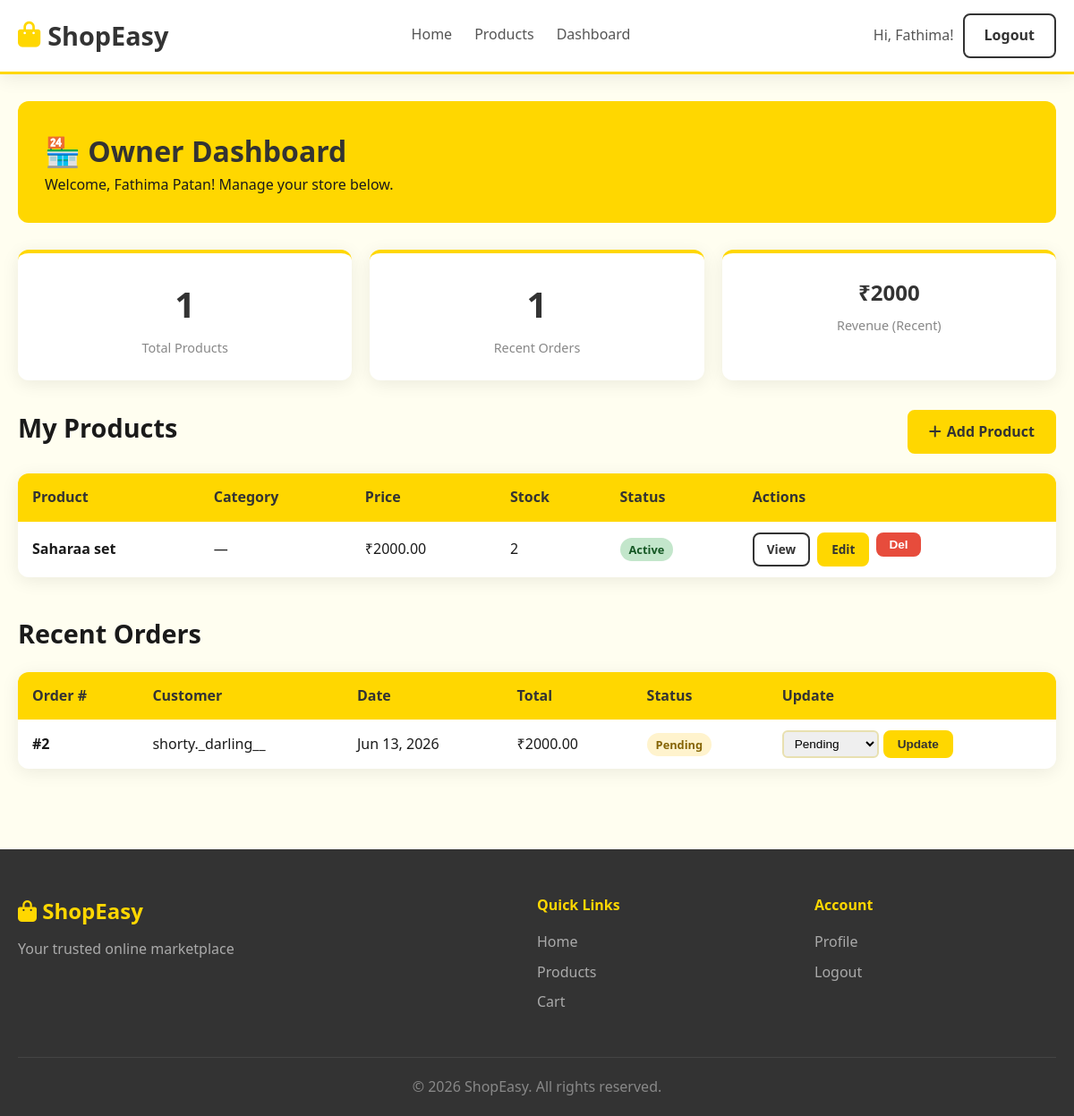
The page /owner/dashboard/ (signed in) on the database its author committed.
### accounts/models.py (models this page shows, shortened)
class CustomUser(AbstractUser):
    USER_TYPE_CHOICES = (
        ('customer', 'Customer'),
        ('owner', 'Product Owner'),
    )
    user_type = models.CharField(max_length=20, choices=USER_TYPE_CHOICES, default='customer')
    phone = models.CharField(max_length=15, blank=True)
    address = models.TextField(blank=True)
    def is_owner(self):
        return self.user_type == 'owner'

### store/models.py (models this page shows, shortened)
class Order(models.Model):
    STATUS_CHOICES = (
        ('pending', 'Pending'),
        ('confirmed', 'Confirmed'),
        ('processing', 'Processing'),
        ('shipped', 'Shipped'),
        ('delivered', 'Delivered'),
        ('cancelled', 'Cancelled'),
    )
    customer = models.ForeignKey(CustomUser, on_delete=models.CASCADE, related_name='orders')
    status = models.CharField(max_length=20, choices=STATUS_CHOICES, default='pending')
    total_price = models.DecimalField(max_digits=10, decimal_places=2, default=0)
    shipping_address = models.TextField()
    phone = models.CharField(max_length=15, blank=True)
    notes = models.TextField(blank=True)
    created_at = models.DateTimeField(auto_now_add=True)
    updated_at = models.DateTimeField(auto_now=True)

class Product(models.Model):
    owner = models.ForeignKey(CustomUser, on_delete=models.CASCADE, related_name='products')
    category = models.ForeignKey(Category, on_delete=models.SET_NULL, null=True, blank=True)
    name = models.CharField(max_length=200)
    slug = models.SlugField(unique=True)
    description = models.TextField()
    price = models.DecimalField(max_digits=10, decimal_places=2)
    stock = models.PositiveIntegerField(default=0)
    image = models.ImageField(upload_to='products/', blank=True, null=True)
    is_available = models.BooleanField(default=True)
    created_at = models.DateTimeField(auto_now_add=True)
    updated_at = models.DateTimeField(auto_now=True)

### store/views.py (the view)
# urls.py: path('owner/dashboard/', views.owner_dashboard, name='owner_dashboard'),
@login_required
def owner_dashboard(request):
    if not (request.user.is_owner() or request.user.is_superuser):
        messages.error(request, 'Access denied. Owner accounts only.')
        return redirect('store:home')
    products = Product.objects.filter(owner=request.user)
    orders = Order.objects.filter(items__product__owner=request.user).distinct().order_by('-created_at')[:10]
    return render(request, 'store/owner_dashboard.html', {
        'products': products,
        'orders': orders,
        'total_products': products.count(),
        'total_orders': orders.count(),
    })

### store/context_processors.py (called while the page is built)
def cart_count(request):
    count = 0
    try:
        if request.user.is_authenticated:
            cart = Cart.objects.filter(customer=request.user).first()
        else:
            if request.session.session_key:
                cart = Cart.objects.filter(session_key=request.session.session_key, customer=None).first()
            else:
                cart = None
        if cart:
            count = cart.get_count()
    except Exception:
        pass
    return {'cart_count': count}

### store/templates/store/owner_dashboard.html (shortened to what this page needs)
{% extends 'base.html' %}
{% block content %}
<div style="padding: 30px 0;">
    <div class="dashboard-header">
        <h1>🏪 Owner Dashboard</h1>
        <p>Welcome, {{ user.get_full_name|default:user.username }}! Manage your store below.</p>
    </div>
    <div class="stats-row">
        <div class="stat-card">
            <div class="stat-number">{{ total_products }}</div>
            <div class="stat-label">Total Products</div>
        </div>
        <div class="stat-card">
            <div class="stat-number">{{ total_orders }}</div>
            <div class="stat-label">Recent Orders</div>
        </div>
        <div class="stat-card">
            <div class="stat-number" style="font-size: 1.5rem;">
                ₹{% for o in orders %}{{ o.total_price|floatformat:0 }}{% if not forloop.last %}+{% endif %}{% endfor %}
            </div>
            <div class="stat-label">Revenue (Recent)</div>
        </div>
    </div>
    <div style="display: flex; justify-content: space-between; align-items: center; margin-bottom: 20px;">
        <h2 class="section-title">My Products</h2>
        <a href="{% url 'store:add_product' %}" class="btn-primary">
            <i class="fas fa-plus"></i> Add Product
        </a>
    </div>
    {% if products %}
    <div class="table-container" style="margin-bottom: 40px;">
        <table>
            <thead>
                <tr>
                    <th>Product</th>
                    <th>Category</th>
                    <th>Price</th>
                    <th>Stock</th>
                    <th>Status</th>
                    <th>Actions</th>
                </tr>
            </thead>
            <tbody>
                {% for product in products %}
                <tr>
                    <td><strong>{{ product.name }}</strong></td>
                    <td>{{ product.category.name|default:"—" }}</td>
                    <td>₹{{ product.price }}</td>
                    <td>{{ product.stock }}</td>
                    <td>
                        {% if product.is_available %}
                        <span class="badge badge-delivered">Active</span>
                        {% else %}
                        <span class="badge badge-cancelled">Inactive</span>
                        {% endif %}
                    </td>
                    <td style="display:flex; gap:8px;">
                        <a href="{% url 'store:product_detail' product.slug %}" class="btn-sm btn-outline">View</a>
                        <a href="{% url 'store:edit_product' product.slug %}" class="btn-sm btn-primary">Edit</a>
                        <form method="post" action="{% url 'store:delete_product' product.slug %}">
                            <button type="submit" class="btn-sm btn-danger" onclick="return confirm('Delete {{ product.name }}?')">Del</button>
                        </form>
                    </td>
                </tr>
                {% endfor %}
            </tbody>
        </table>
    </div>
    {% endif %}
    {% if orders %}
    <h2 class="section-title" style="margin-bottom: 20px;">Recent Orders</h2>
    <div class="table-container">
        <table>
            <thead>
                <tr>
                    <th>Order #</th>
                    <th>Customer</th>
                    <th>Date</th>
                    <th>Total</th>
                    <th>Status</th>
                    <th>Update</th>
                </tr>
            </thead>
            <tbody>
                {% for order in orders %}
                <tr>
                    <td><strong>#{{ order.id }}</strong></td>
                    <td>{{ order.customer.username }}</td>
                    <td>{{ order.created_at|date:"M d, Y" }}</td>
                    <td>₹{{ order.total_price }}</td>
                    <td><span class="badge badge-{{ order.status }}">{{ order.get_status_display }}</span></td>
                    <td>
                        <form method="post" action="{% url 'store:update_order_status' order.id %}" style="display:flex;gap:5px;">
                            <select name="status" style="padding:4px 8px; border: 2px solid var(--border); border-radius: 6px; font-size:0.85rem;">
                                <option value="pending" {% if order.status == 'pending' %}selected{% endif %}>Pending</option>
                            </select>
                            <button type="submit" class="btn-sm btn-primary">Update</button>
                        </form>
                    </td>
                </tr>
                {% endfor %}
            </tbody>
        </table>
    </div>
    {% endif %}
</div>
{% endblock %}

### templates/base.html (shortened to what this page needs)
<!DOCTYPE html>
<html lang="en">
<head>
    {% load static %}
    <link rel="stylesheet" href="{% static 'store/css/style.css' %}">
    <link rel="stylesheet" href="https://cdnjs.cloudflare.com/ajax/libs/font-awesome/6.4.0/css/all.min.css">
</head>
<body>
    <header class="header">
        <div class="container">
            <nav class="navbar">
                <a href="{% url 'store:home' %}" class="logo">
                    <i class="fas fa-shopping-bag"></i> ShopEasy
                </a>
                <div class="nav-links">
                    <a href="{% url 'store:home' %}">Home</a>
                    <a href="{% url 'store:product_list' %}">Products</a>
                    {% if user.is_authenticated %}
                        {% if user.is_owner or user.is_superuser %}
                            <a href="{% url 'store:owner_dashboard' %}">Dashboard</a>
                        {% else %}
                            <a href="{% url 'store:order_list' %}">My Orders</a>
                        {% endif %}
                    {% endif %}
                </div>
                <div class="nav-actions">
                    {% if user.is_authenticated %}
                        <div class="user-menu">
                            <span class="user-greeting">Hi, {{ user.first_name|default:user.username }}!</span>
                            <a href="{% url 'accounts:logout' %}" class="btn-outline">Logout</a>
                        </div>
                    {% else %}
                        <a href="{% url 'accounts:login_choice' %}" class="btn-primary">Login</a>
                    {% endif %}
                </div>
            </nav>
        </div>
    </header>
    <main>
        <div class="container">
            {% block content %}{% endblock %}
        </div>
    </main>
    <footer class="footer">
        <div class="container">
            <div class="footer-content">
                <div class="footer-brand">
                    <h3><i class="fas fa-shopping-bag"></i> ShopEasy</h3>
                    <p>Your trusted online marketplace</p>
                </div>
                <div class="footer-links">
                    <h4>Quick Links</h4>
                    <a href="{% url 'store:home' %}">Home</a>
                    <a href="{% url 'store:product_list' %}">Products</a>
                    <a href="{% url 'store:cart' %}">Cart</a>
                </div>
                <div class="footer-account">
                    <h4>Account</h4>
                    {% if user.is_authenticated %}
                        <a href="{% url 'accounts:profile' %}">Profile</a>
                        <a href="{% url 'accounts:logout' %}">Logout</a>
                    {% else %}
                        <a href="{% url 'accounts:customer_login' %}">Customer Login</a>
                        <a href="{% url 'accounts:owner_login' %}">Owner Login</a>
                    {% endif %}
                </div>
            </div>
            <div class="footer-bottom">
                <p>&copy; 2026 ShopEasy. All rights reserved.</p>
            </div>
        </div>
    </footer>
</body>
</html>

### store/static/store/css/style.css (style rules this page uses)
:root { --primary: #FFD700; --primary-dark: #FFC200; --primary-light: #FFF8DC; --secondary: #333333; --text-dark: #1a1a1a; --text-medium: #555555; --text-light: #888888; --white: #ffffff; --bg-light: #FFFEF0; --border: #E8E0B0; --shadow: 0 4px 20px rgba(0,0,0,0.08); --shadow-hover: 0 8px 30px rgba(255,215,0,0.25); --radius: 12px; --radius-sm: 8px; --transition: all 0.3s ease; }
* { margin: 0; padding: 0; box-sizing: border-box; }
body { font-family: 'Segoe UI', system-ui, sans-serif; background: var(--bg-light); color: var(--text-dark); line-height: 1.6; }
a { text-decoration: none; color: inherit; transition: var(--transition); }
.container { max-width: 1200px; margin: 0 auto; padding: 0 20px; }
.header { background: var(--white); border-bottom: 3px solid var(--primary); position: sticky; top: 0; z-index: 100; box-shadow: var(--shadow); }
.navbar { display: flex; align-items: center; justify-content: space-between; padding: 15px 0; gap: 20px; flex-wrap: wrap; }
.logo { font-size: 1.8rem; font-weight: 800; color: var(--secondary); display: flex; align-items: center; gap: 8px; }
.logo i { color: var(--primary); }
.nav-links { display: flex; gap: 25px; }
.nav-links a { font-weight: 500; color: var(--text-medium); padding: 5px 0; border-bottom: 2px solid transparent; }
.nav-actions { display: flex; align-items: center; gap: 15px; }
.user-greeting { font-weight: 500; color: var(--text-medium); }
.user-menu { display: flex; align-items: center; gap: 10px; }
.btn-primary { background: var(--primary); color: var(--secondary); padding: 10px 22px; border-radius: var(--radius-sm); font-weight: 700; border: 2px solid var(--primary); cursor: pointer; transition: var(--transition); display: inline-flex; align-items: center; gap: 6px; }
.btn-outline { background: transparent; color: var(--secondary); padding: 10px 22px; border-radius: var(--radius-sm); font-weight: 600; border: 2px solid var(--secondary); cursor: pointer; transition: var(--transition); display: inline-flex; align-items: center; gap: 6px; }
.btn-danger { background: #e74c3c; color: white; padding: 8px 18px; border-radius: var(--radius-sm); font-weight: 600; border: none; cursor: pointer; }
.btn-sm { padding: 6px 14px; font-size: 0.85rem; }
.section-title { font-size: 1.8rem; font-weight: 800; color: var(--text-dark); margin-bottom: 8px; }
.dashboard-header { background: var(--primary); padding: 30px; border-radius: var(--radius); margin-bottom: 30px; }
.dashboard-header h1 { font-size: 2rem; font-weight: 800; color: var(--secondary); }
.stats-row { display: grid; grid-template-columns: repeat(3, 1fr); gap: 20px; margin-bottom: 30px; }
.stat-card { background: var(--white); padding: 25px; border-radius: var(--radius); box-shadow: var(--shadow); text-align: center; border-top: 4px solid var(--primary); }
.stat-card .stat-number { font-size: 2.5rem; font-weight: 900; color: var(--secondary); }
.stat-card .stat-label { color: var(--text-light); font-size: 0.9rem; margin-top: 5px; }
.table-container { background: var(--white); border-radius: var(--radius); box-shadow: var(--shadow); overflow: hidden; }
table { width: 100%; border-collapse: collapse; }
th { background: var(--primary); color: var(--secondary); padding: 14px 16px; text-align: left; font-weight: 700; }
td { padding: 12px 16px; border-bottom: 1px solid var(--border); }
tr:last-child td { border-bottom: none; }
.badge { display: inline-block; padding: 3px 10px; border-radius: 20px; font-size: 0.8rem; font-weight: 600; }
.badge-pending { background: #fff3cd; color: #856404; }
.badge-delivered { background: #c3e6cb; color: #155724; }
.footer { background: var(--secondary); color: var(--white); margin-top: 60px; padding-top: 50px; }
.footer-content { display: grid; grid-template-columns: 2fr 1fr 1fr; gap: 40px; padding-bottom: 40px; }
.footer-brand h3 { font-size: 1.5rem; font-weight: 800; color: var(--primary); margin-bottom: 10px; }
.footer-brand p { color: #aaa; }
.footer-links h4, .footer-account h4 { font-size: 1rem; font-weight: 700; color: var(--primary); margin-bottom: 15px; }
.footer-links a, .footer-account a { display: block; color: #aaa; margin-bottom: 8px; }
.footer-bottom { border-top: 1px solid #444; padding: 20px 0; text-align: center; color: #888; }

### rows shown on the page
CustomUser: first_name "Fathima", get_full_name "Fathima Patan"
Order: total_price "2000", id "2", customer.username "shorty._darling__", created_at "Jun 13, 2026", total_price "2000.00", status "Pending"
Product: name "Saharaa set", category.name "—", price "2000.00", stock "2", is_available "Active"

### other values the page prints
{{ total_products }} "1"
{{ total_orders }} "1"
